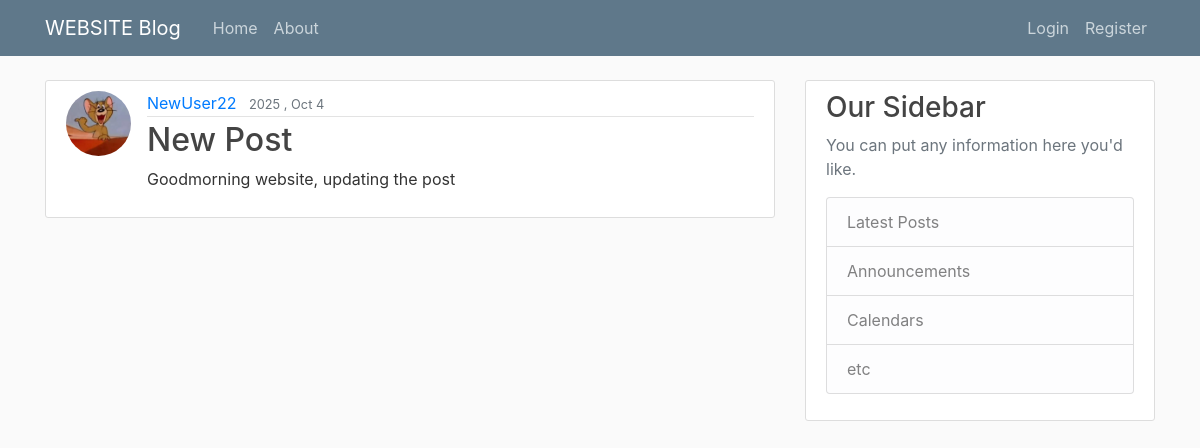
Screenshot of /detail/3/ with the database file from the repository.
### web/models.py (models this page shows, shortened)
class Post(models.Model):
    title = models.CharField(max_length=100)
    content = models.TextField()
    date_posted = models.DateTimeField(default = timezone.now)
    author = models.ForeignKey(User, on_delete=models.CASCADE)

### users/models.py (models this page shows, shortened)
class Profile(models.Model):
    user = models.OneToOneField(User , on_delete=models.CASCADE) # data deleted with the user
    image = models.ImageField(default='default.jpg', upload_to='profile_pics')

### web/views.py (the view)
# urls.py: path('detail/<int:pk>/',views.detail,name='web-detail'),
def detail(request , pk):
    context = {
        'post': Post.objects.get(pk = pk) # or get_object_or_404
    }
    return render(request , 'detail.html',context)

### templates/detail.html (shortened to what this page needs)
{% extends 'base.html' %}
{% block content %}
    <article class="media content-section">
            <img class="rounded-circle article-img" src="{{ post.author.profile.image.url }}" alt="">
        <div class="media-body">
            <div class="article-metadata">
            <a class="mr-2" href="#">{{ post.author }}</a>
            <small class="text-muted">{{ post.date_posted | date:"Y , M j" }}</small>
            </div>
            <h2 class="article-title">{{ post.title }}</h2>
            <p class="article-content">{{ post.content }}</p>
        </div>
    </article>
{% endblock content %}

### static/main.css (style rules this page uses)
body { background: #fafafa; color: #333333; margin-top: 5rem; }
h1, h2, h3, h4, h5, h6 { color: #444444; }
.content-section { background: #ffffff; padding: 10px 20px; border: 1px solid #dddddd; border-radius: 3px; margin-bottom: 20px; }
.article-title { color: #444444; }
.article-content { white-space: pre-line; }
.article-img { height: 65px; width: 65px; margin-right: 16px; }
.article-metadata { padding-bottom: 1px; margin-bottom: 4px; border-bottom: 1px solid #e3e3e3 }

### rows the page displays
Post: author.profile.image (placeholder picture), author "NewUser22", date_posted "2025 , Oct 4", title "New Post", content "Goodmorning website, updating the post"
